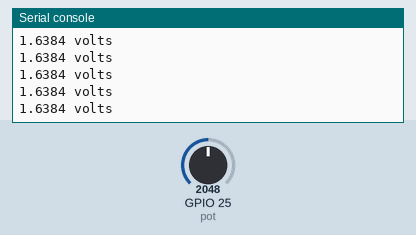
Recording of a program running on a simulated ESP32 board running MicroPython. Shown: the last lines printed to the serial console. The test bench sets the inputs (shaded band); at power-on: GPIO 25 (pot) = 2048 (analog values on the 0–4095 scale).

Above: at 1.2 s.
1.3 s: GPIO 25 (pot) set to 2866
At 1.8 s:
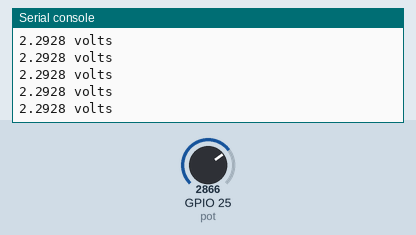
2.8 s: GPIO 25 (pot) set to 3603
At 3.4 s:
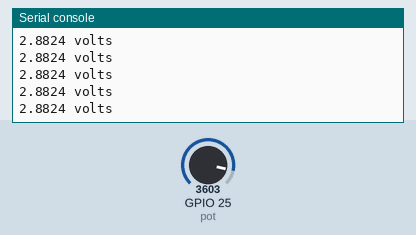
Timing chart, 0 to 5.8 s (numbered marks = the images above; inputs shaded):
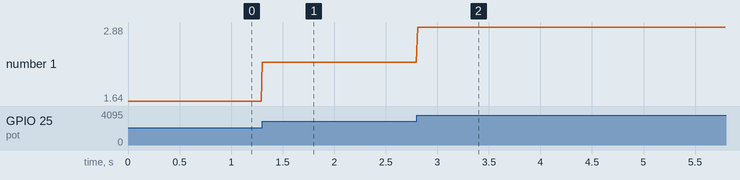

The program:

analog_read.py
```python
#analog_read


from machine import Pin
from machine import ADC
## alternatively you could import both libraries at once:
#from machine import Pin, ADC
import time

pot = ADC(Pin(25))
pot.atten(ADC.ATTN_11DB)  #Full range: 3.3v

for i in range(2000):
  pot_value = pot.read()
  print(str(pot_value*0.0008)+" volts")
  time.sleep_ms(10)
```

Measured:
- after the input at 1.3 s, the serial console: prints a new line at once (image 1)
- after the input at 2.8 s, the serial console: prints a new line at once (image 2)
- plotted number 1: 1.64 → 2.29 after the input at 1.3 s, 2.29 → 2.88 after the input at 2.8 s
